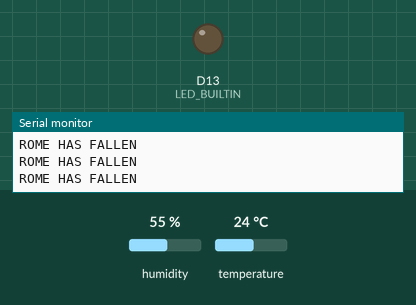
Recording of a sketch running on a simulated Arduino Nano 33 IoT. On the bench: output pins drawn as LEDs (lit = HIGH), the last lines printed to the serial monitor. Inputs (shaded band) come from the test bench; at power-on: humidity 55 %, temperature 24 °C. Nothing arrives over Bluetooth unless stated; a phone connects over Bluetooth LE 3 s after start.

Above: at 0.1 s.
At 3.1 s:
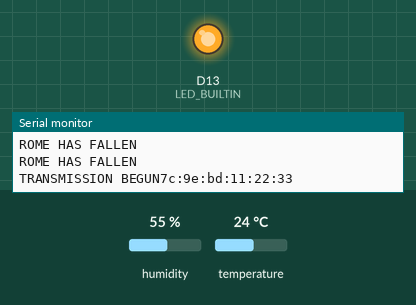
Timing chart, 0 to 4.6 s (numbered marks = the images above):
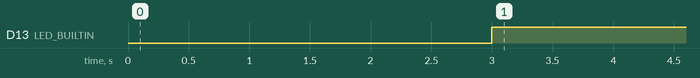

The sketch:

PeripheralPrototyope1.ino
```cpp
#include <ArduinoBLE.h>
#include <DHT11.h>
BLEService humidity1Service("180F");
BLEUnsignedCharCharacteristic humidity1Char("2A19", BLERead | BLENotify);

DHT11 dht11(3);

void setup() {
Serial.begin(9600);
while (!Serial);

pinMode(LED_BUILTIN, OUTPUT);
if (!BLE.begin())
{
Serial.println("BLE STARTUP FAILED");
while (1);
}

BLE.setLocalName("Big Papa");
BLE.setAdvertisedService(humidity1Service);
humidity1Service.addCharacteristic(humidity1Char);
BLE.addService(humidity1Service);

BLE.advertise();
Serial.println("ON SIGHT!");
}

void loop()
{
BLEDevice central = BLE.central();

if (central)
{
Serial.print("TRANSMISSION BEGUN");
Serial.println(central.address());
digitalWrite(LED_BUILTIN, HIGH);

while (central.connected()) {

      int humidity1 = dht11.readHumidity();
      Serial.print("Humidity: ");
      Serial.print(humidity1);
      Serial.println("%");
      humidity1Char.writeValue(humidity1);
      delay(1000);

}
}
digitalWrite(LED_BUILTIN, LOW);
Serial.print("ROME HAS FALLEN");
Serial.println(central.address());
}
```

Measured:
- by itself, D13 (LED_BUILTIN): LOW → HIGH at 3.0 s
